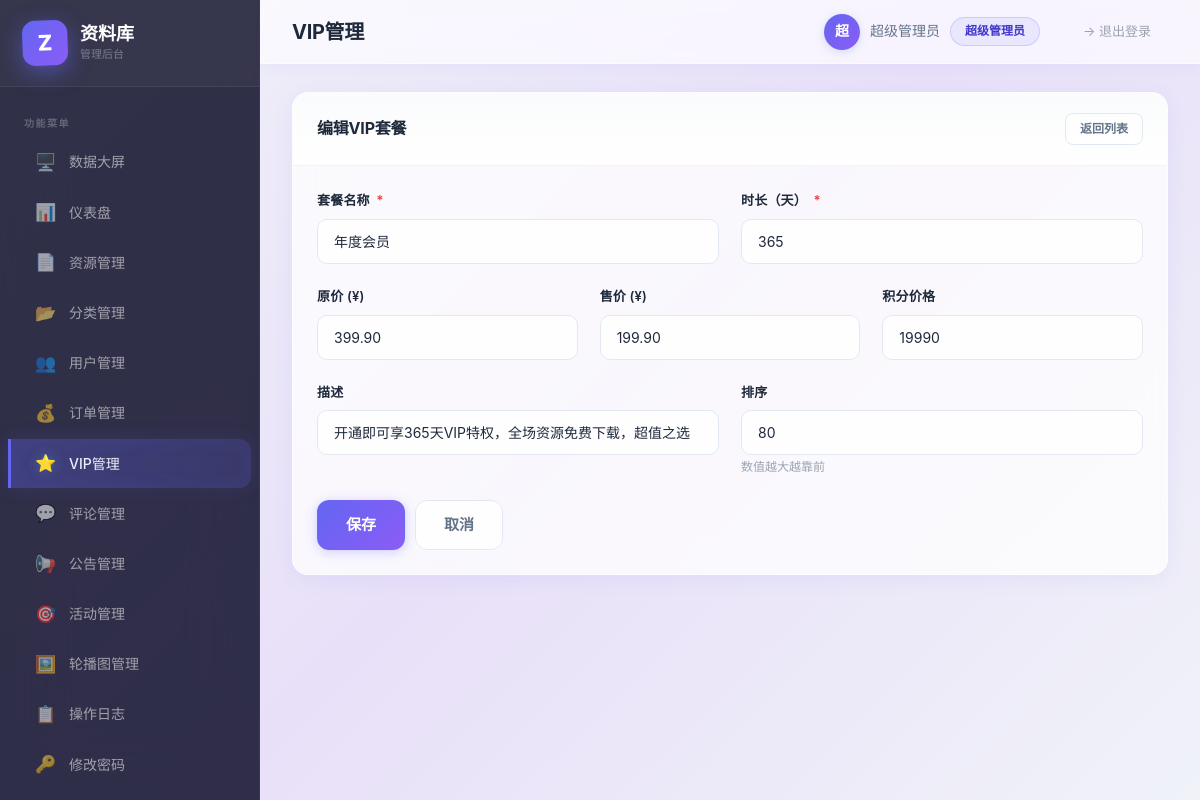
Page /admin/viplans.php?edit=3 (signed in) on the committed database.
### tables this page shows
CREATE TABLE `vip_plans` (
  `id` int(10) unsigned NOT NULL AUTO_INCREMENT,
  `name` varchar(100) NOT NULL COMMENT '套餐名称',
  `duration_days` int(11) NOT NULL COMMENT '有效天数',
  `original_price` decimal(10,2) NOT NULL COMMENT '原价',
  `price` decimal(10,2) NOT NULL COMMENT '售价',
  `points_price` int(11) NOT NULL DEFAULT 0 COMMENT '积分价',
  `description` varchar(500) DEFAULT NULL,
  `sort_order` int(11) NOT NULL DEFAULT 0,
  `status` tinyint(4) NOT NULL DEFAULT 1 COMMENT '1=上架 0=下架',
  `created_at` datetime NOT NULL DEFAULT CURRENT_TIMESTAMP,
  PRIMARY KEY (`id`),
  KEY `idx_sort_order` (`sort_order`)
);

### config/database.php (called while the page is built)
<?php
return [
    'host'     => getenv('DB_HOST')     ?: 'localhost',
    'port'     => getenv('DB_PORT')     ?: '3306',
    'dbname'   => getenv('DB_NAME')     ?: 'ziliaoku',
    'username' => getenv('DB_USER')     ?: 'root',
    'password' => getenv('DB_PASS')     ?: '',
    'charset'  => getenv('DB_CHARSET')  ?: 'utf8mb4',
    'options'  => [
        PDO::ATTR_ERRMODE            => PDO::ERRMODE_EXCEPTION,
        PDO::ATTR_DEFAULT_FETCH_MODE => PDO::FETCH_ASSOC,
        PDO::ATTR_EMULATE_PREPARES   => false,
        PDO::MYSQL_ATTR_INIT_COMMAND => "SET NAMES utf8mb4 COLLATE utf8mb4_unicode_ci",
    ],
];

### core/Database.php (called while the page is built, shortened)
<?php
class Database
{
    private static ?Database $instance = null;
    private PDO $pdo;
    private function __construct()
    {
        $config = require __DIR__ . '/../config/database.php';
        $dsn = sprintf(
            'mysql:host=%s;port=%s;dbname=%s;charset=%s',
            $config['host'],
            $config['port'],
            $config['dbname'],
            $config['charset']
        );
        try {
            $this->pdo = new PDO($dsn, $config['username'], $config['password'], $config['options']);
        } catch (PDOException $e) {
            throw new RuntimeException('数据库连接失败: ' . $e->getMessage());
        }
    }
    public static function getInstance(): self
    {
        if (self::$instance === null) {
            self::$instance = new self();
        }
        return self::$instance;
    }
    public function query(string $sql, array $params = []): PDOStatement
    {
        try {
            $stmt = $this->pdo->prepare($sql);
            $stmt->execute($params);
            return $stmt;
        } catch (PDOException $e) {
            throw new RuntimeException('查询失败: ' . $e->getMessage());
        }
    }
    public function fetch(string $sql, array $params = []): array
    {
        $stmt = $this->query($sql, $params);
        $result = $stmt->fetch(PDO::FETCH_ASSOC);
        return $result ?: [];
    }
}

### admin/viplans.php (the view, shortened to what this page needs)
<?php
require_once __DIR__ . '/../core/Database.php';
$db = Database::getInstance();
$editPlan = null;
if (isset($_GET['edit'])) {
    $eid = (int)$_GET['edit'];
    if ($eid > 0) {
        $editPlan = $db->fetch('SELECT * FROM vip_plans WHERE id=:id', [':id' => $eid]);
    }
}
include __DIR__ . '/header.php';
?>
<?php if ($editPlan || isset($_GET['add'])): ?>
<div class="card mb-20">
  <div class="card-header">
    <h3><?php echo $editPlan ? '编辑VIP套餐' : '新增VIP套餐'; ?></h3>
    <a href="viplans.php" class="btn btn-outline btn-sm">返回列表</a>
  </div>
  <div class="card-body">
    <form method="POST" action="viplans.php">
      <div class="form-row">
        <div class="form-group">
          <label>套餐名称 <span class="required">*</span></label>
          <input type="text" name="name" class="form-control" required
                 value="<?php echo htmlspecialchars($editPlan['name'] ?? ''); ?>">
        </div>
        <div class="form-group">
          <label>时长（天） <span class="required">*</span></label>
          <input type="number" name="duration_days" class="form-control" min="1" required
                 value="<?php echo $editPlan['duration_days'] ?? ''; ?>">
        </div>
      </div>
      <div class="form-row-3">
        <div class="form-group">
          <label>原价 (&yen;)</label>
          <input type="number" name="original_price" class="form-control" step="0.01" min="0"
                 value="<?php echo $editPlan['original_price'] ?? '0.00'; ?>">
        </div>
        <div class="form-group">
          <label>售价 (&yen;)</label>
          <input type="number" name="price" class="form-control" step="0.01" min="0"
                 value="<?php echo $editPlan['price'] ?? '0.00'; ?>">
        </div>
        <div class="form-group">
          <label>积分价格</label>
          <input type="number" name="points_price" class="form-control" min="0"
                 value="<?php echo $editPlan['points_price'] ?? '0'; ?>">
        </div>
      </div>
      <div class="form-row">
        <div class="form-group">
          <label>描述</label>
          <input type="text" name="description" class="form-control"
                 value="<?php echo htmlspecialchars($editPlan['description'] ?? ''); ?>">
        </div>
        <div class="form-group">
          <label>排序</label>
          <input type="number" name="sort_order" class="form-control" min="0"
                 value="<?php echo $editPlan['sort_order'] ?? '0'; ?>">
          <span class="form-hint">数值越大越靠前</span>
        </div>
      </div>
      <div class="d-flex gap-10">
        <button type="submit" class="btn btn-primary btn-lg">保存</button>
        <a href="viplans.php" class="btn btn-outline btn-lg">取消</a>
      </div>
    </form>
  </div>
</div>
<?php endif; ?>
<?php include __DIR__ . '/footer.php'; ?>

### rows in the picture
vip_plans: name "年度会员", duration_days "365", original_price "399.90", price "199.90", points_price "19990", description "开通即可享365天VIP特权，全场资源免费下载，超值之选", sort_order "80"

### other values in the picture
$nav['icon'] "🖥️"
$nav['label'] "数据大屏"
$nav['icon'] "📊"
$nav['label'] "仪表盘"
$nav['icon'] "📄"
$nav['label'] "资源管理"
$nav['icon'] "📂"
$nav['label'] "分类管理"
$nav['icon'] "👥"
$nav['label'] "用户管理"
$nav['icon'] "💰"
$nav['label'] "订单管理"
$nav['icon'] "⭐"
$nav['label'] "VIP管理"
$nav['icon'] "💬"
